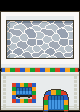

A level layout from a 2D game, rendered from its tile map. Below: a short description, then the map file with tile-grid data replaced by summaries:
An orthogonal 5x7 tile map with 16x16 px tiles, 3 tile layers (OnGrass, Collisions, WalkBehind), 5 tilesets and 1 object (teleport on push).

<map version="1.10" tiledversion="1.11.0" orientation="orthogonal" renderorder="right-down" compressionlevel="6" width="5" height="7" tilewidth="16" tileheight="16" infinite="0" nextlayerid="5" nextobjectid="11">
 <tileset firstgid="1" source="../../../tileset/invisible.tsx" />
 <tileset firstgid="17" source="../../../tileset/heal4.tsx" />
 <tileset firstgid="87" source="../../../tileset/building-small.tsx" />
 <tileset firstgid="1111" source="../../../tileset/houses2.tsx" />
 <tileset firstgid="1795" source="../../../tileset/sea.tsx" />
 <layer id="4" name="OnGrass" width="5" height="7">
  <data>[35 cells, 20 non-empty, 20 distinct tile ids]</data>
 </layer>
 <layer id="1" name="Collisions" width="5" height="7">
  <data>[35 cells, 35 non-empty, 31 distinct tile ids]</data>
 </layer>
 <layer id="2" name="WalkBehind" width="5" height="7">
  <data>[35 cells, 35 non-empty, 29 distinct tile ids]</data>
 </layer>
 <objectgroup id="3" name="Moving">
  <object id="9" type="teleport on push" gid="3" x="48" y="112" width="16" height="16">
   <properties>
    <property name="map" value="floor-0" />
    <property name="x" value="3" />
    <property name="y" value="8" />
   </properties>
  </object>
 </objectgroup>
</map>
